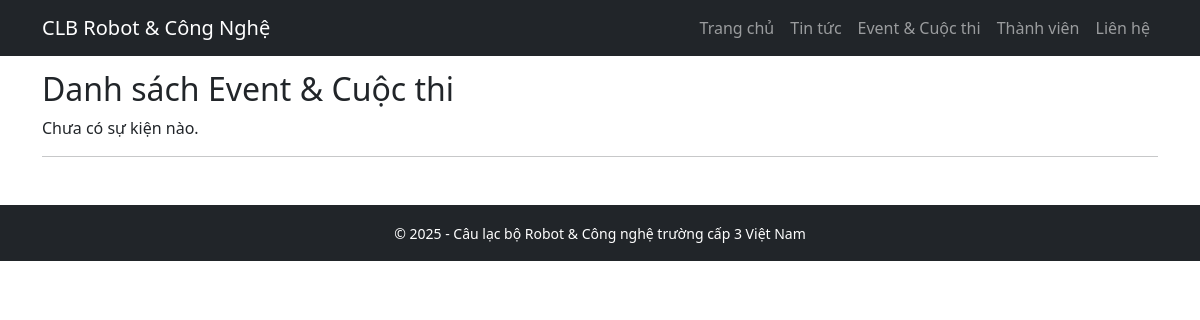
The page /event/ on the database as committed earlier.
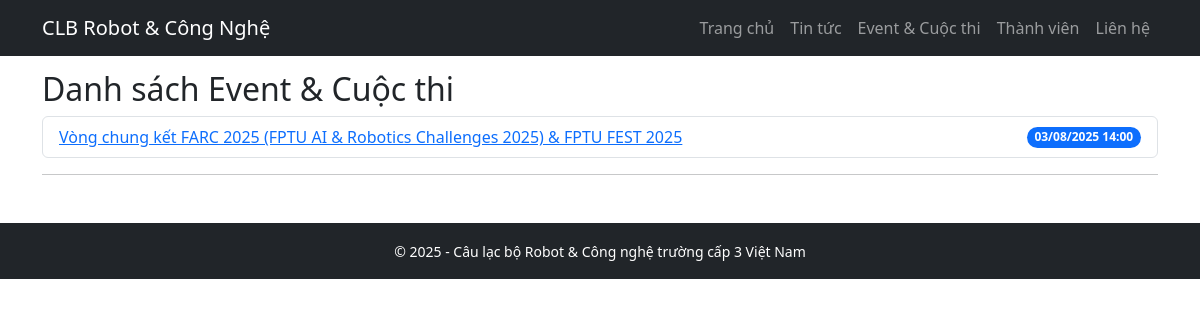
The same page on the database as committed later.
### lit/models.py (models this page shows)
class Event(models.Model):
    title = models.CharField(max_length=200)
    description = RichTextUploadingField()
    date = models.DateTimeField()

### lit/views.py (the view)
# urls.py: path('event/', views.event, name='event'),
def event(request):
    events = Event.objects.all().order_by('date')
    return render(request, 'event.html', {'events': events, 'user': request.user})

### lit/templates/event.html (shortened to what this page needs)
{% extends 'base.html' %}
{% block content %}
<h2>Danh sách Event & Cuộc thi</h2>
{% if events %}
  <ul class="list-group">
  {% for event in events %}
    <li class="list-group-item d-flex justify-content-between align-items-center">
      <a href="{% url 'event_view' event.id %}">{{ event.title }}</a>
      <span class="badge bg-primary rounded-pill">{{ event.date|date:"d/m/Y H:i" }}</span>
    </li>
  {% endfor %}
  </ul>
{% else %}
  <p>Chưa có sự kiện nào.</p>
{% endif %}
<hr>
{% endblock %}

### lit/templates/base.html (shortened to what this page needs)
<!DOCTYPE html>
<html lang="vi">
<head>
  <link href="https://cdn.jsdelivr.net/npm/bootstrap@5.3.0/dist/css/bootstrap.min.css" rel="stylesheet">
</head>
<body>
<nav class="navbar fixed-top navbar-expand-lg navbar-dark bg-dark">
  <div class="container">
    <a class="navbar-brand" href="{% url 'home' %}">CLB Robot & Công Nghệ</a>
    <div class="collapse navbar-collapse" id="navbarNav">
      <ul class="navbar-nav ms-auto">
        <li class="nav-item"><a class="nav-link" href="{% url 'home' %}">Trang chủ</a></li>
        <li class="nav-item"><a class="nav-link" href="{% url 'news' %}">Tin tức</a></li>
        <li class="nav-item"><a class="nav-link" href="{% url 'event' %}">Event & Cuộc thi</a></li>
        <li class="nav-item"><a class="nav-link" href="{% url 'members' %}">Thành viên</a></li>
        <li class="nav-item"><a class="nav-link" href="{% url 'contact' %}">Liên hệ</a></li>
      </ul>
    </div>
  </div>
</nav>
<div class="container content">
  {% block content %}
  {% endblock %}
</div>
<footer class="bg-dark text-white text-center py-3 mt-5">
  <div class="container">
    <small>© 2025 - Câu lạc bộ Robot & Công nghệ trường cấp 3 Việt Nam</small>
  </div>
</footer>
</body>
</html>

### lit/templates/base.html (style rules this page uses)
body { padding-top: 70px; }

Rows that differ between the two databases and show on the page:
added Event: title "Vòng chung kết FARC 2025 (FPTU AI & Robotics Challenges 2025) & FPTU FEST 2025", date "03/08/2025 14:00"
Other text that changed with them:
text no longer shown: "Chưa có sự kiện nào."
